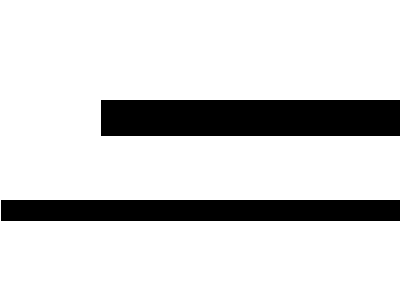
Frame 1 (no input)
Frame 60 (the mouse pressed at the canvas centre just before this capture): blank canvas, image omitted
Frame 120 (the mouse held since frame 60 and released just before this capture): blank canvas, image omitted

The Processing sketch that drew this single still picture (run headless with seeded random() and noise(); from frame 60 on, the mouse is pressed at the canvas centre):

// Processing sketch: OOP_02
// ── OOP_02.pde
// declarar objeto
Auto auto1, auto2;

void setup() {
  //inicializar objeto
  for (int i=0; i<1000; i++) {
    color miColor= color(255, 0, 0);
    auto1 = new Auto(0, 200, 20, miColor);
    color miColor2= color(255, 255, 0);
    auto2 = new Auto(100, 100, 35, miColor2);
  }

  size(400, 300);
}

void draw() {
  background(255);
  //utilizar objeto
  //modificar objeto(llamar a sus metodos)

  for (int i=0; i<1000; i++) {
    auto1.avanza();
    auto1.dibuja();
    auto2.avanza();
    auto2.dibuja();
  }
}
// ── auto.pde
class Auto {
  //declarar variables
  float posX;
  float posY;
  float porte;
  color col;
  
  //constructor
  Auto(float x, float y, float p, color c) {
    posX  = x;
    posY  = y;
    porte = p;
    col   = c;
  }

  //metodos
  void avanza() {
    posX += 1;
  }

  void dibuja() {
    fill(col);
    rect(posX, posY, porte, porte);
  }
}
